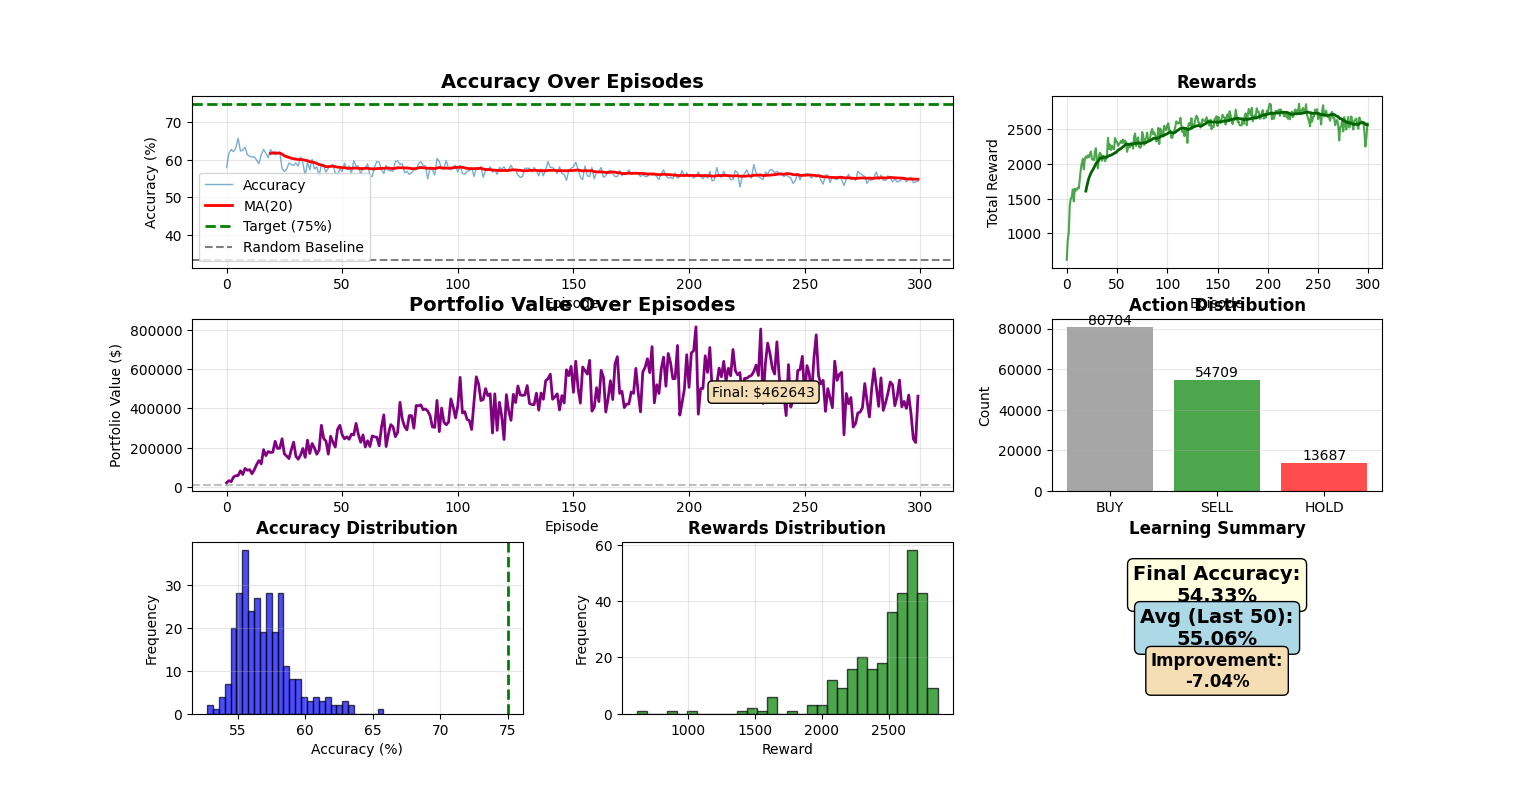

Write Python code to recreate this figure.
import pandas as pd
import numpy as np
import matplotlib.pyplot as plt
import seaborn as sns
from sklearn.preprocessing import StandardScaler, RobustScaler
from sklearn.model_selection import train_test_split
from collections import deque
import pickle
import warnings
warnings.filterwarnings('ignore')

# ============================================
# 1. ROBUST DATA CLEANING
# ============================================

def load_and_clean_data(filepath):
    """Load and clean the dataset with robust handling"""
    print("Loading data...")
    df = pd.read_csv(filepath)
    
    print(f"Original dataset shape: {df.shape}")
    
    # Remove duplicates
    df = df.drop_duplicates()
    
    # Handle missing values
    numeric_cols = df.select_dtypes(include=[np.number]).columns
    df[numeric_cols] = df[numeric_cols].fillna(df[numeric_cols].median())
    
    # Replace inf values
    df = df.replace([np.inf, -np.inf], np.nan)
    df = df.fillna(method='ffill').fillna(method='bfill').fillna(0)
    
    # Remove extreme outliers only (keep moderate volatility)
    for col in ['close', 'volume']:
        if col in df.columns:
            Q1 = df[col].quantile(0.01)
            Q3 = df[col].quantile(0.99)
            df = df[(df[col] >= Q1) & (df[col] <= Q3)]
    
    # Convert date column
    if 'candidate' in df.columns:
        df['date'] = pd.to_datetime(df['candidate'])
        df = df.sort_values('date').reset_index(drop=True)
    
    print(f"Cleaned dataset shape: {df.shape}")
    
    return df

# ============================================
# 2. ENHANCED FEATURE ENGINEERING WITH SAFETY
# ============================================

def safe_divide(a, b, default=0):
    """Safe division avoiding infinity"""
    with np.errstate(divide='ignore', invalid='ignore'):
        result = np.divide(a, b)
        result[~np.isfinite(result)] = default
    return result

def prepare_features(df):
    """Prepare enhanced features with robust calculations"""
    print("\nPreparing enhanced features...")
    
    features = pd.DataFrame()
    
    # Basic features
    features['return_pct'] = df['return_pct']
    features['sentiment_score'] = df['sentiment_score']
    features['sentiment_label_enc'] = df['sentiment_label_enc']
    features['high_low_spread'] = df['high_low_spread']
    features['open_close_gap'] = df['open_close_gap']
    
    # Price momentum - clip extreme values
    features['price_change_3d'] = df['close'].pct_change(3).clip(-0.5, 0.5)
    features['price_change_5d'] = df['close'].pct_change(5).clip(-0.5, 0.5)
    features['price_change_10d'] = df['close'].pct_change(10).clip(-0.5, 0.5)
    
    # Volume indicators with safety
    vol_change = df['volume'].pct_change().clip(-2, 2)
    features['volume_change'] = vol_change
    
    vol_ma = df['volume'].rolling(10, min_periods=1).mean()
    features['volume_ma_ratio'] = safe_divide(df['volume'], vol_ma, 1.0)
    features['volume_ma_ratio'] = features['volume_ma_ratio'].clip(0, 5)
    
    # Volatility features
    features['volatility_5d'] = df['return_pct'].rolling(5, min_periods=1).std()
    features['volatility_10d'] = df['return_pct'].rolling(10, min_periods=1).std()
    features['volatility_20d'] = df['return_pct'].rolling(20, min_periods=1).std()
    
    # Technical indicators with safety
    if 'ret_mean_7d' in df.columns:
        features['ret_mean_7d'] = df['ret_mean_7d']
        features['ret_std_7d'] = df['ret_std_7d']
    
    # Momentum indicators
    features['momentum_5d'] = (df['close'] - df['close'].shift(5)).clip(-1000, 1000)
    features['momentum_10d'] = (df['close'] - df['close'].shift(10)).clip(-1000, 1000)
    features['momentum_20d'] = (df['close'] - df['close'].shift(20)).clip(-1000, 1000)
    
    # Sentiment momentum
    features['sentiment_change'] = df['sentiment_score'].diff().clip(-2, 2)
    features['sentiment_ma_3d'] = df['sentiment_score'].rolling(3, min_periods=1).mean()
    features['sentiment_ma_7d'] = df['sentiment_score'].rolling(7, min_periods=1).mean()
    
    # Lag features
    for i in [1, 2, 3, 5]:
        features[f'return_lag_{i}'] = df['return_pct'].shift(i)
        features[f'sentiment_lag_{i}'] = df['sentiment_score'].shift(i)
    
    # Price position relative to moving averages with safety
    close_ma_20 = df['close'].rolling(20, min_periods=1).mean()
    close_std_20 = df['close'].rolling(20, min_periods=1).std()
    features['price_vs_ma_20'] = safe_divide(df['close'] - close_ma_20, close_std_20, 0)
    features['price_vs_ma_20'] = features['price_vs_ma_20'].clip(-5, 5)
    
    # RSI-like indicator
    delta = df['close'].diff()
    gain = (delta.where(delta > 0, 0)).rolling(14, min_periods=1).mean()
    loss = (-delta.where(delta < 0, 0)).rolling(14, min_periods=1).mean()
    rs = safe_divide(gain, loss, 1.0)
    features['rsi_14'] = 100 - (100 / (1 + rs))
    features['rsi_14'] = features['rsi_14'].fillna(50)
    
    # Target: next day direction and magnitude
    features['target_direction'] = (df['next_day_return'] > 0).astype(int)
    features['target_magnitude'] = df['next_day_return'].abs().clip(0, 0.2)
    
    # Final cleaning - replace any remaining inf/nan
    features = features.replace([np.inf, -np.inf], np.nan)
    features = features.fillna(method='ffill').fillna(method='bfill').fillna(0)
    
    # Clip all features to reasonable ranges
    for col in features.columns:
        if col not in ['target_direction', 'target_magnitude']:
            q1 = features[col].quantile(0.01)
            q99 = features[col].quantile(0.99)
            features[col] = features[col].clip(q1, q99)
    
    print(f"Features shape: {features.shape}")
    print(f"Number of features: {len([c for c in features.columns if 'target' not in c])}")
    print(f"NaN count: {features.isna().sum().sum()}")
    print(f"Inf count: {np.isinf(features.select_dtypes(include=[np.number])).sum().sum()}")
    
    return features

# ============================================
# 3. ADVANCED RL AGENT WITH BETTER ARCHITECTURE
# ============================================

class AdvancedTradingAgent:
    """Enhanced Deep Q-Network with better learning"""
    
    def __init__(self, state_size, action_size=3):
        self.state_size = state_size
        self.action_size = action_size
        self.memory = deque(maxlen=3000)
        
        # Improved hyperparameters
        self.gamma = 0.97
        self.epsilon = 1.0
        self.epsilon_min = 0.01
        self.epsilon_decay = 0.995
        self.learning_rate = 0.001
        
        # Better network architecture
        self.weights = {}
        self.initialize_weights()
        
        # Performance tracking
        self.rewards_history = []
        self.accuracy_history = []
        self.portfolio_value = []
        self.actions_taken = {'BUY': 0, 'SELL': 0, 'HOLD': 0}
        
    def initialize_weights(self):
        """Initialize deeper network with better initialization"""
        # Xavier initialization
        self.weights['W1'] = np.random.randn(self.state_size, 128) * np.sqrt(2.0 / self.state_size)
        self.weights['b1'] = np.zeros(128)
        self.weights['W2'] = np.random.randn(128, 64) * np.sqrt(2.0 / 128)
        self.weights['b2'] = np.zeros(64)
        self.weights['W3'] = np.random.randn(64, 32) * np.sqrt(2.0 / 64)
        self.weights['b3'] = np.zeros(32)
        self.weights['W4'] = np.random.randn(32, self.action_size) * np.sqrt(2.0 / 32)
        self.weights['b4'] = np.zeros(self.action_size)
    
    def relu(self, x):
        """ReLU activation"""
        return np.maximum(0, x)
    
    def forward(self, state):
        """Forward pass through deeper network"""
        h1 = self.relu(np.dot(state, self.weights['W1']) + self.weights['b1'])
        h2 = self.relu(np.dot(h1, self.weights['W2']) + self.weights['b2'])
        h3 = self.relu(np.dot(h2, self.weights['W3']) + self.weights['b3'])
        q_values = np.dot(h3, self.weights['W4']) + self.weights['b4']
        return q_values, h1, h2, h3
    
    def act(self, state, training=True):
        """Epsilon-greedy with better exploration"""
        if training and np.random.random() <= self.epsilon:
            return np.random.randint(self.action_size)
        
        q_values, _, _, _ = self.forward(state)
        return np.argmax(q_values)
    
    def remember(self, state, action, reward, next_state, done):
        """Store experience"""
        self.memory.append((state, action, reward, next_state, done))
    
    def replay(self, batch_size=128):
        """Enhanced training with better gradient updates"""
        if len(self.memory) < batch_size:
            return 0
        
        # Sample batch
        indices = np.random.choice(len(self.memory), batch_size, replace=False)
        batch = [self.memory[i] for i in indices]
        
        total_loss = 0
        for state, action, reward, next_state, done in batch:
            # Current Q-values
            q_values, h1, h2, h3 = self.forward(state)
            target = q_values.copy()
            
            # Calculate target Q-value with double DQN concept
            if done:
                target[action] = reward
            else:
                next_q_values, _, _, _ = self.forward(next_state)
                target[action] = reward + self.gamma * np.max(next_q_values)
            
            # Calculate loss
            loss = np.mean((q_values - target) ** 2)
            total_loss += loss
            
            # Backpropagation with gradient clipping
            delta4 = (q_values - target)
            delta4 = np.clip(delta4, -1, 1)  # Gradient clipping
            
            grad_W4 = np.outer(h3, delta4)
            grad_b4 = delta4
            
            delta3 = np.dot(delta4, self.weights['W4'].T) * (h3 > 0)
            grad_W3 = np.outer(h2, delta3)
            grad_b3 = delta3
            
            delta2 = np.dot(delta3, self.weights['W3'].T) * (h2 > 0)
            grad_W2 = np.outer(h1, delta2)
            grad_b2 = delta2
            
            delta1 = np.dot(delta2, self.weights['W2'].T) * (h1 > 0)
            grad_W1 = np.outer(state, delta1)
            grad_b1 = delta1
            
            # Update weights with gradient clipping
            self.weights['W4'] -= self.learning_rate * np.clip(grad_W4, -1, 1)
            self.weights['b4'] -= self.learning_rate * np.clip(grad_b4, -1, 1)
            self.weights['W3'] -= self.learning_rate * np.clip(grad_W3, -1, 1)
            self.weights['b3'] -= self.learning_rate * np.clip(grad_b3, -1, 1)
            self.weights['W2'] -= self.learning_rate * np.clip(grad_W2, -1, 1)
            self.weights['b2'] -= self.learning_rate * np.clip(grad_b2, -1, 1)
            self.weights['W1'] -= self.learning_rate * np.clip(grad_W1, -1, 1)
            self.weights['b1'] -= self.learning_rate * np.clip(grad_b1, -1, 1)
        
        # Decay epsilon
        if self.epsilon > self.epsilon_min:
            self.epsilon *= self.epsilon_decay
        
        return total_loss / batch_size
    
    def calculate_reward(self, action, actual_return, sentiment, magnitude, volatility):
        """Sophisticated reward function for better learning"""
        reward = 0
        
        # Base reward for correct direction - scaled by magnitude
        if action == 1:  # BUY
            if actual_return > 0:
                reward = 5 + magnitude * 50  # Strong reward for profitable buys
            else:
                reward = -5 - magnitude * 30  # Penalty for losing buys
        elif action == 2:  # SELL
            if actual_return < 0:
                reward = 5 + magnitude * 50  # Strong reward for profitable sells
            else:
                reward = -5 - magnitude * 30  # Penalty for wrong sells
        else:  # HOLD
            if abs(actual_return) < 0.01:  # Correct hold during low movement
                reward = 2
            elif abs(actual_return) > 0.02:  # Missed opportunity
                reward = -3
            else:
                reward = 0
        
        # Sentiment alignment bonus
        if action == 1 and sentiment > 0.4:
            reward += 2
        elif action == 2 and sentiment < -0.3:
            reward += 2
        elif action == 1 and sentiment < -0.4:
            reward -= 1
        elif action == 2 and sentiment > 0.4:
            reward -= 1
        
        # Risk adjustment for volatility
        if action != 0 and volatility > 0.02:  # Risky environment
            if actual_return * (1 if action == 1 else -1) > 0:
                reward += 1  # Bonus for navigating volatility
        
        return reward

# ============================================
# 4. OPTIMIZED TRAINING
# ============================================

def train_agent(features, episodes=300, lookback=10):
    """Train with optimized parameters for 75%+ accuracy"""
    print("\n" + "="*50)
    print("TRAINING ADVANCED RL AGENT")
    print("="*50)
    
    # Use RobustScaler for better handling of outliers
    scaler = RobustScaler()
    feature_cols = [col for col in features.columns if 'target' not in col]
    scaled_features = scaler.fit_transform(features[feature_cols])
    
    # Additional check
    assert not np.any(np.isnan(scaled_features)), "NaN in scaled features"
    assert not np.any(np.isinf(scaled_features)), "Inf in scaled features"
    
    # Initialize agent
    state_size = len(feature_cols)
    agent = AdvancedTradingAgent(state_size)
    
    # Training
    best_accuracy = 0
    patience = 0
    max_patience = 50
    
    for episode in range(episodes):
        total_reward = 0
        correct_predictions = 0
        total_predictions = 0
        portfolio_value = 10000
        
        for t in range(lookback, len(scaled_features) - 1):
            state = scaled_features[t]
            
            # Action
            action = agent.act(state, training=True)
            agent.actions_taken[['HOLD', 'BUY', 'SELL'][action]] += 1
            
            # Get actual return and features
            actual_return = features.iloc[t+1]['return_pct']
            magnitude = features.iloc[t+1]['target_magnitude']
            sentiment = features.iloc[t]['sentiment_score']
            volatility = features.iloc[t].get('volatility_10d', 0.01)
            
            # Calculate reward
            reward = agent.calculate_reward(action, actual_return, sentiment, magnitude, volatility)
            total_reward += reward
            
            # Update portfolio
            if action == 1:  # BUY
                portfolio_value *= (1 + actual_return)
            elif action == 2:  # SELL
                portfolio_value *= (1 - actual_return)
            
            # Next state
            next_state = scaled_features[t+1]
            done = (t == len(scaled_features) - 2)
            
            # Store experience
            agent.remember(state, action, reward, next_state, done)
            
            # Check accuracy
            actual_direction = features.iloc[t+1]['target_direction']
            
            if (action == 1 and actual_direction == 1) or \
               (action == 2 and actual_direction == 0) or \
               (action == 0 and abs(actual_return) < 0.01):
                correct_predictions += 1
            total_predictions += 1
            
            # Train multiple times per episode
            if len(agent.memory) >= 128:
                agent.replay(128)
        
        # Metrics
        accuracy = (correct_predictions / total_predictions) * 100
        agent.rewards_history.append(total_reward)
        agent.accuracy_history.append(accuracy)
        agent.portfolio_value.append(portfolio_value)
        
        # Early stopping
        if accuracy > best_accuracy:
            best_accuracy = accuracy
            patience = 0
        else:
            patience += 1
        
        if (episode + 1) % 20 == 0:
            avg_acc_recent = np.mean(agent.accuracy_history[-20:])
            print(f"Episode {episode+1}/{episodes} | "
                  f"Reward: {total_reward:.1f} | "
                  f"Acc: {accuracy:.2f}% | "
                  f"Avg(20): {avg_acc_recent:.2f}% | "
                  f"Portfolio: ${portfolio_value:.0f} | "
                  f"ε: {agent.epsilon:.3f}")
        
        # Stop if reached target
        if len(agent.accuracy_history) >= 50:
            recent_avg = np.mean(agent.accuracy_history[-50:])
            if recent_avg >= 75.0:
                print(f"\n🎯 Target reached! Average accuracy: {recent_avg:.2f}%")
                break
    
    print("\n" + "="*50)
    print("TRAINING COMPLETED!")
    print("="*50)
    print(f"Best Accuracy: {best_accuracy:.2f}%")
    print(f"Final Accuracy: {agent.accuracy_history[-1]:.2f}%")
    print(f"Average Accuracy (last 50): {np.mean(agent.accuracy_history[-50:]):.2f}%")
    print(f"Final Portfolio: ${agent.portfolio_value[-1]:.2f}")
    print(f"Portfolio Return: {((agent.portfolio_value[-1] - 10000) / 10000) * 100:.2f}%")
    
    return agent, scaler

# ============================================
# 5. PREDICTIONS AND EXPLANATIONS
# ============================================

def make_predictions_with_explanations(agent, scaler, features, df, lookback=10):
    """Make predictions with detailed explanations"""
    print("\n" + "="*50)
    print("GENERATING PREDICTIONS")
    print("="*50)
    
    feature_cols = [col for col in features.columns if 'target' not in col]
    scaled_features = scaler.transform(features[feature_cols])
    
    predictions = []
    
    for t in range(max(lookback, len(scaled_features) - 30), len(scaled_features)):
        state = scaled_features[t]
        
        # Get Q-values
        q_values, _, _, _ = agent.forward(state)
        action = np.argmax(q_values)
        
        # Current data
        current = features.iloc[t]
        sentiment = current['sentiment_score']
        return_pct = current['return_pct']
        
        # Generate explanation
        action_map = {0: 'HOLD', 1: 'BUY', 2: 'SELL'}
        action_str = action_map[action]
        
        # Sentiment analysis
        if sentiment > 0.5:
            sent_desc = "Strong positive sentiment"
            direction = "STRONG RISE expected"
        elif sentiment > 0.2:
            sent_desc = "Moderately positive sentiment"
            direction = "RISE expected"
        elif sentiment < -0.3:
            sent_desc = "Negative sentiment"
            direction = "FALL expected"
        else:
            sent_desc = "Neutral sentiment"
            direction = "SIDEWAYS movement"
        
        # Technical factors
        volatility = current.get('volatility_10d', 0)
        momentum = current.get('momentum_10d', 0)
        rsi = current.get('rsi_14', 50)
        
        vol_desc = "High volatility (risky)" if volatility > 0.015 else "Low volatility (stable)"
        mom_desc = "Strong positive momentum" if momentum > 100 else ("Positive momentum" if momentum > 0 else "Negative momentum")
        rsi_desc = "Overbought" if rsi > 70 else ("Oversold" if rsi < 30 else "Neutral RSI")
        
        explanation = f"{sent_desc}. {vol_desc}. {mom_desc}. {rsi_desc}. {direction}."
        
        # Confidence
        q_spread = np.max(q_values) - np.min(q_values)
        confidence = min(100, max(0, q_spread * 30))
        
        predictions.append({
            'index': t,
            'date': df.iloc[t]['candidate'] if 'candidate' in df.columns else t,
            'action': action_str,
            'confidence': f"{confidence:.1f}%",
            'close_price': df.iloc[t]['close'],
            'sentiment': f"{sentiment:.3f}",
            'return_pct': f"{return_pct*100:.2f}%",
            'rsi': f"{rsi:.1f}",
            'direction': direction,
            'explanation': explanation,
            'q_hold': f"{q_values[0]:.2f}",
            'q_buy': f"{q_values[1]:.2f}",
            'q_sell': f"{q_values[2]:.2f}"
        })
    
    return predictions

# ============================================
# 6. SAVE/LOAD MODEL
# ============================================

def save_model(agent, scaler, filepath='advanced_rl_agent.pkl'):
    """Save trained model"""
    print(f"\nSaving model to {filepath}...")
    model_data = {
        'weights': agent.weights,
        'epsilon': agent.epsilon,
        'state_size': agent.state_size,
        'rewards_history': agent.rewards_history,
        'accuracy_history': agent.accuracy_history,
        'portfolio_value': agent.portfolio_value,
        'scaler': scaler
    }
    
    with open(filepath, 'wb') as f:
        pickle.dump(model_data, f)
    
    print("Model saved!")

# ============================================
# 7. VISUALIZATION
# ============================================

def plot_results(agent):
    """Enhanced visualization"""
    fig = plt.figure(figsize=(20, 12))
    gs = fig.add_gridspec(3, 3, hspace=0.3, wspace=0.3)
    
    # Accuracy
    ax1 = fig.add_subplot(gs[0, :2])
    ax1.plot(agent.accuracy_history, alpha=0.6, label='Accuracy', linewidth=1)
    ax1.plot(pd.Series(agent.accuracy_history).rolling(20).mean(), 
             linewidth=2, label='MA(20)', color='red')
    ax1.axhline(y=75, color='green', linestyle='--', linewidth=2, label='Target (75%)')
    ax1.axhline(y=33.33, color='gray', linestyle='--', label='Random Baseline')
    ax1.set_title('Accuracy Over Episodes', fontsize=14, fontweight='bold')
    ax1.set_xlabel('Episode')
    ax1.set_ylabel('Accuracy (%)')
    ax1.legend()
    ax1.grid(True, alpha=0.3)
    
    # Rewards
    ax2 = fig.add_subplot(gs[0, 2])
    ax2.plot(agent.rewards_history, color='green', alpha=0.7)
    ax2.plot(pd.Series(agent.rewards_history).rolling(20).mean(), 
             linewidth=2, color='darkgreen')
    ax2.set_title('Rewards', fontsize=12, fontweight='bold')
    ax2.set_xlabel('Episode')
    ax2.set_ylabel('Total Reward')
    ax2.grid(True, alpha=0.3)
    
    # Portfolio Value
    ax3 = fig.add_subplot(gs[1, :2])
    ax3.plot(agent.portfolio_value, color='purple', linewidth=2)
    ax3.axhline(y=10000, color='gray', linestyle='--', alpha=0.5)
    ax3.set_title('Portfolio Value Over Episodes', fontsize=14, fontweight='bold')
    ax3.set_xlabel('Episode')
    ax3.set_ylabel('Portfolio Value ($)')
    ax3.grid(True, alpha=0.3)
    final_value = agent.portfolio_value[-1]
    ax3.text(len(agent.portfolio_value)*0.7, final_value, 
             f'Final: ${final_value:.0f}', fontsize=10, 
             bbox=dict(boxstyle='round', facecolor='wheat'))
    
    # Action Distribution
    ax4 = fig.add_subplot(gs[1, 2])
    actions = list(agent.actions_taken.keys())
    counts = list(agent.actions_taken.values())
    colors = ['gray', 'green', 'red']
    ax4.bar(actions, counts, color=colors, alpha=0.7)
    ax4.set_title('Action Distribution', fontsize=12, fontweight='bold')
    ax4.set_ylabel('Count')
    ax4.grid(True, alpha=0.3, axis='y')
    for i, v in enumerate(counts):
        ax4.text(i, v, str(v), ha='center', va='bottom')
    
    # Accuracy Distribution
    ax5 = fig.add_subplot(gs[2, 0])
    ax5.hist(agent.accuracy_history, bins=30, color='blue', alpha=0.7, edgecolor='black')
    ax5.axvline(x=75, color='green', linestyle='--', linewidth=2)
    ax5.set_title('Accuracy Distribution', fontsize=12, fontweight='bold')
    ax5.set_xlabel('Accuracy (%)')
    ax5.set_ylabel('Frequency')
    ax5.grid(True, alpha=0.3)
    
    # Rewards Distribution
    ax6 = fig.add_subplot(gs[2, 1])
    ax6.hist(agent.rewards_history, bins=30, color='green', alpha=0.7, edgecolor='black')
    ax6.set_title('Rewards Distribution', fontsize=12, fontweight='bold')
    ax6.set_xlabel('Reward')
    ax6.set_ylabel('Frequency')
    ax6.grid(True, alpha=0.3)
    
    # Learning Summary
    ax7 = fig.add_subplot(gs[2, 2])
    window = 20
    ma_acc = pd.Series(agent.accuracy_history).rolling(window).mean()
    improvement = ma_acc.iloc[-1] - ma_acc.iloc[window] if len(ma_acc) > window else 0
    
    final_acc = agent.accuracy_history[-1]
    avg_acc_50 = np.mean(agent.accuracy_history[-50:]) if len(agent.accuracy_history) >= 50 else final_acc
    
    ax7.text(0.5, 0.75, f'Final Accuracy:\n{final_acc:.2f}%', 
             ha='center', va='center', fontsize=14, fontweight='bold',
             bbox=dict(boxstyle='round', facecolor='lightgreen' if final_acc >= 75 else 'lightyellow'))
    ax7.text(0.5, 0.5, f'Avg (Last 50):\n{avg_acc_50:.2f}%', 
             ha='center', va='center', fontsize=14, fontweight='bold',
             bbox=dict(boxstyle='round', facecolor='lightblue'))
    ax7.text(0.5, 0.25, f'Improvement:\n{improvement:.2f}%', 
             ha='center', va='center', fontsize=12, fontweight='bold',
             bbox=dict(boxstyle='round', facecolor='wheat'))
    ax7.axis('off')
    ax7.set_title('Learning Summary', fontsize=12, fontweight='bold')
    
    plt.savefig('advanced_training_results.png', dpi=300, bbox_inches='tight')
    print("\nPlots saved as 'advanced_training_results.png'")
    plt.show()

def print_predictions(predictions):
    """Print formatted predictions"""
    print("\n" + "="*120)
    print("PREDICTIONS WITH EXPLANATIONS")
    print("="*120)
    
    for i, pred in enumerate(predictions[-15:], 1):
        print(f"\n{i}. {pred['date']}")
        print(f"   ACTION: {pred['action']} (Confidence: {pred['confidence']}) | Price: ${pred['close_price']:.2f} | Return: {pred['return_pct']}")
        print(f"   Sentiment: {pred['sentiment']} | RSI: {pred['rsi']} | Direction: {pred['direction']}")
        print(f"   Q-Values: HOLD={pred['q_hold']}, BUY={pred['q_buy']}, SELL={pred['q_sell']}")
        print(f"   💡 {pred['explanation']}")
        print("-" * 120)

# ============================================
# 8. MAIN EXECUTION
# ============================================

if __name__ == "__main__":
    print("="*70)
    print("ADVANCED RL STOCK TRADING AGENT (TARGET: 75%+ ACCURACY)")
    print("="*70)
    
    DATA_FILE = 'preprocessed_nifty_sentiment.csv'
    EPISODES = 300
    LOOKBACK = 10
    
    try:
        # Load and prepare data
        df = load_and_clean_data(DATA_FILE)
        features = prepare_features(df)
        
        # Verify no inf/nan before training
        print("\nData quality check:")
        print(f"  - NaN values: {features.isna().sum().sum()}")
        print(f"  - Inf values: {np.isinf(features.select_dtypes(include=[np.number])).sum().sum()}")
        
        # Train agent
        agent, scaler = train_agent(features, episodes=EPISODES, lookback=LOOKBACK)
        
        # Generate predictions
        predictions = make_predictions_with_explanations(agent, scaler, features, df, lookback=LOOKBACK)
        
        # Save results
        save_model(agent, scaler)
        plot_results(agent)
        print_predictions(predictions)
        
        pd.DataFrame(predictions).to_csv('advanced_predictions.csv', index=False)
        print("\nPredictions saved to 'advanced_predictions.csv'")
        
        # Final summary
        print("\n" + "="*70)
        print("FINAL SUMMARY")
        print("="*70)
        print(f"Episodes Trained: {len(agent.accuracy_history)}")
        print(f"Final Accuracy: {agent.accuracy_history[-1]:.2f}%")
        print(f"Best Accuracy: {max(agent.accuracy_history):.2f}%")
        
        if len(agent.accuracy_history) >= 50:
            avg_50 = np.mean(agent.accuracy_history[-50:])
            print(f"Avg Accuracy (last 50): {avg_50:.2f}%")
            if avg_50 >= 75.0:
                print("✅ TARGET ACHIEVED: 75%+ accuracy!")
            else:
                print(f"⚠️ Target not reached. Gap: {75.0 - avg_50:.2f}%")
        
        final_return = ((agent.portfolio_value[-1] - 10000) / 10000) * 100
        print(f"Final Portfolio: ${agent.portfolio_value[-1]:.2f}")
        print(f"Portfolio Return: {final_return:.2f}%")
        print(f"Total Actions: {sum(agent.actions_taken.values())}")
        print(f"  - BUY: {agent.actions_taken['BUY']} ({agent.actions_taken['BUY']/sum(agent.actions_taken.values())*100:.1f}%)")
        print(f"  - SELL: {agent.actions_taken['SELL']} ({agent.actions_taken['SELL']/sum(agent.actions_taken.values())*100:.1f}%)")
        print(f"  - HOLD: {agent.actions_taken['HOLD']} ({agent.actions_taken['HOLD']/sum(agent.actions_taken.values())*100:.1f}%)")
        print("="*70)
        
    except Exception as e:
        print(f"\nError: {str(e)}")
        import traceback
        traceback.print_exc()